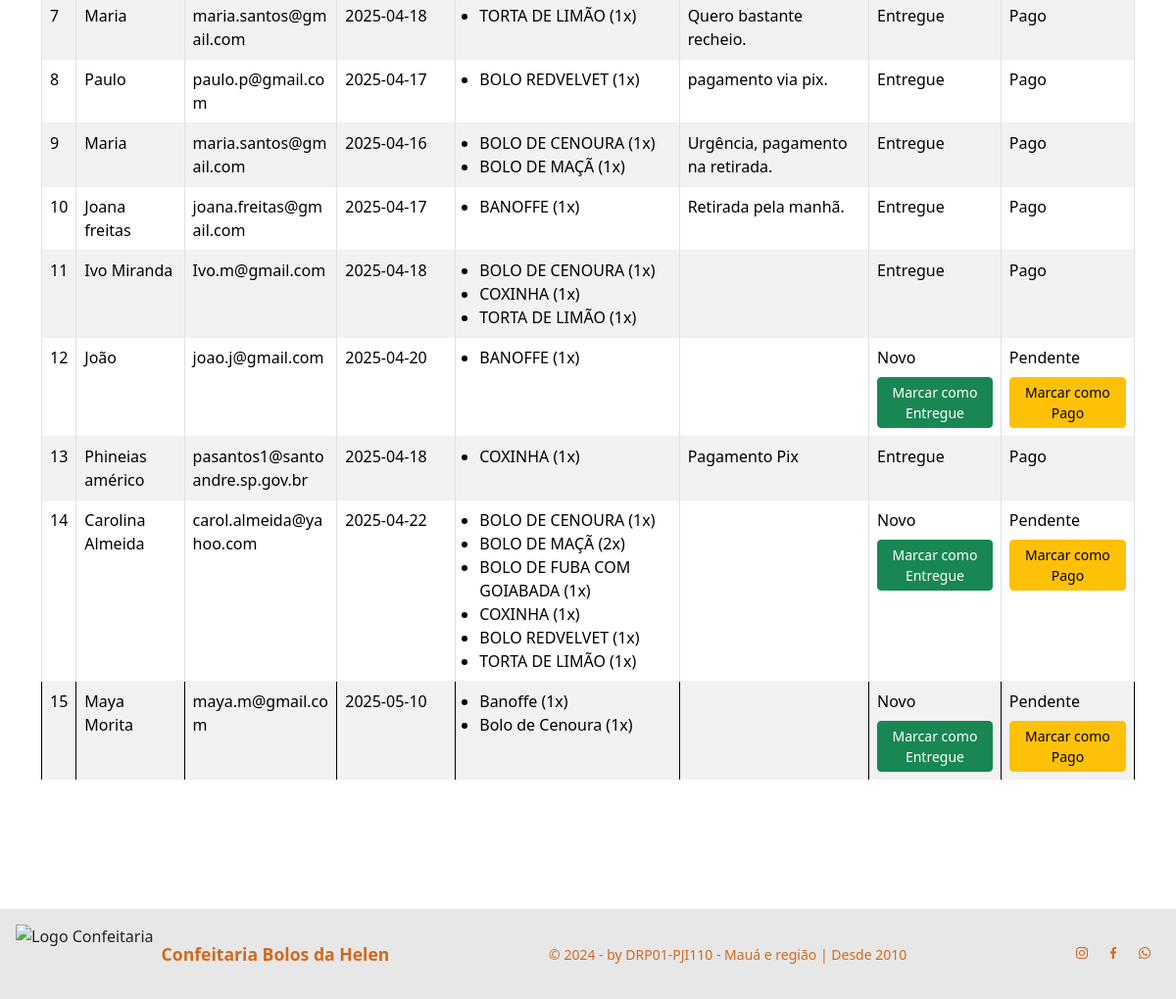
The app's page /admin/pedidos (signed in, lower part), older data.
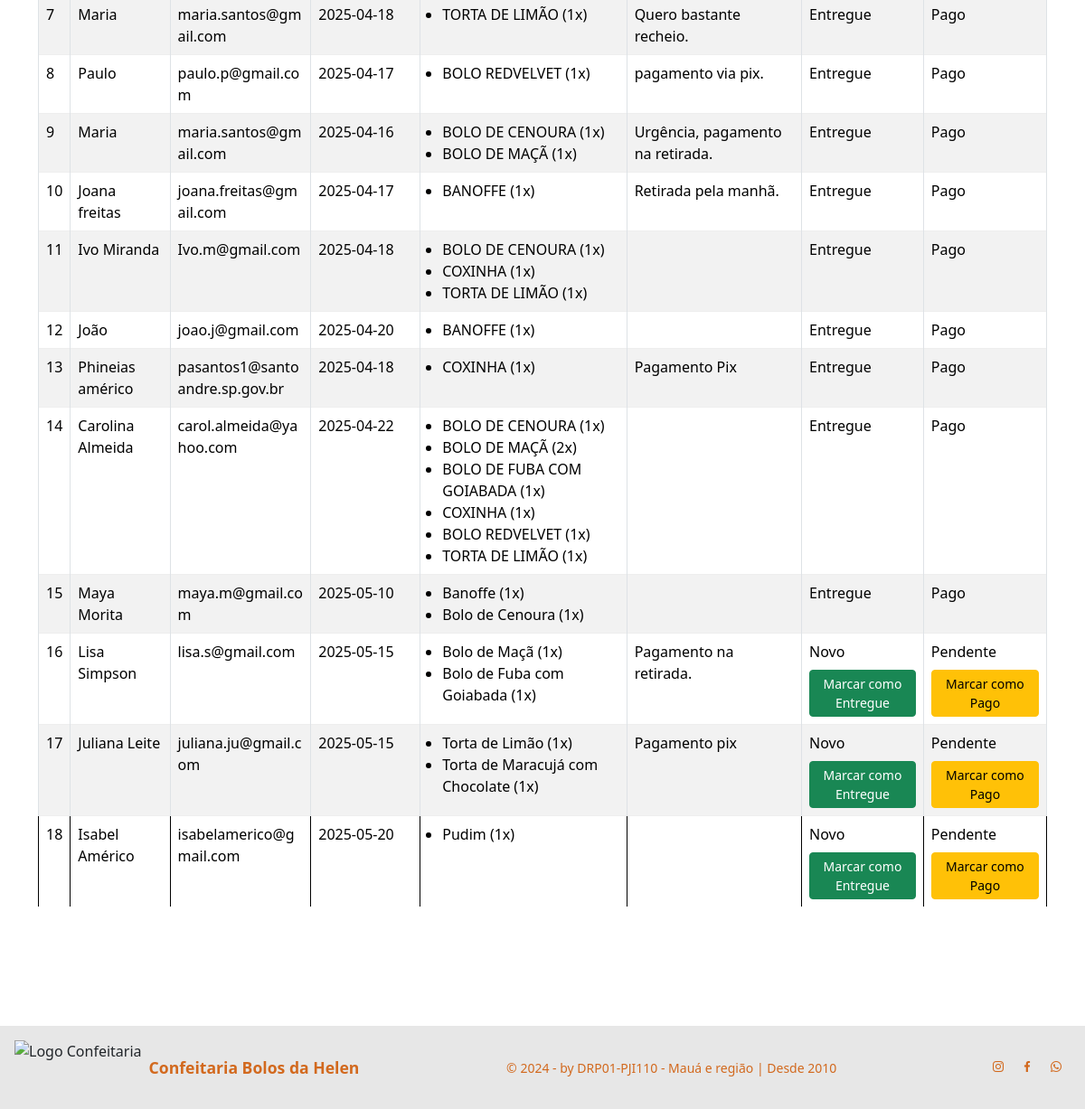
The same page, newer data.
### tables this page shows
CREATE TABLE pedidos (
    id INTEGER PRIMARY KEY AUTOINCREMENT,
    nome TEXT,
    email TEXT,
    data_entrega TEXT,
    observacoes TEXT
, status TEXT DEFAULT 'Novo', pagamento TEXT DEFAULT 'Pendente');

CREATE TABLE itens_pedido (
    id INTEGER PRIMARY KEY AUTOINCREMENT,
    pedido_id INTEGER,
    produto TEXT,
    quantidade INTEGER,
    FOREIGN KEY (pedido_id) REFERENCES pedidos(id)
);

### app.py (the view)
@app.route('/admin/pedidos')
def admin_pedidos():
    if not session.get('logado'):
        return redirect(url_for('login'))
    filtro = request.args.get('filtro')  # Captura filtro da URL
    conn = get_db_connection()
    query = 'SELECT * FROM pedidos'
    params = ()
    if filtro == 'entregues':
        query += ' WHERE status = ?'
        params = ('Entregue',)
    elif filtro == 'pendentes':
        query += ' WHERE pagamento = ?'
        params = ('Pendente',)
    elif filtro == 'pagos':
        query += ' WHERE pagamento = ?'
        params = ('Pago',)
    pedidos = conn.execute(query, params).fetchall()
    lista_pedidos = []
    for pedido in pedidos:
        itens = conn.execute('SELECT produto, quantidade FROM itens_pedido WHERE pedido_id = ?', (pedido['id'],)).fetchall()
        pedido_completo = {
            'id': pedido['id'],
            'nome': pedido['nome'],
            'email': pedido['email'],
            'data_entrega': pedido['data_entrega'],
            'observacoes': pedido['observacoes'],
            'status': pedido['status'],
            'pagamento': pedido['pagamento'],
            'itens': itens  # <-- Lista de produtos
        }
        lista_pedidos.append(pedido_completo)
    conn.close()
    return render_template('admin.html', pedidos=lista_pedidos)

### app.py (called while the page is built)
def get_db_connection():
    conn = sqlite3.connect('banco.db')
    conn.row_factory = sqlite3.Row
    return conn

### templates/admin.html (shortened to what this page needs)
{% extends 'base.html' %}
{% block content %}
<div class="container mt-5">
    <div class="table-responsive">
        <table class="table table-bordered table-striped mt-4" style="background-color: #d2691e;">
            <tbody>
                {% for pedido in pedidos %}
                <tr>
                    <td>{{ pedido.id }}</td>
                    <td>{{ pedido.nome }}</td>
                    <td class="text-break">{{ pedido.email }}</td>
                    <td>{{ pedido.data_entrega }}</td>
                    <td>
                        <ul class="mb-0 ps-3">
                            {% for item in pedido.itens %}
                            <li>{{ item['produto'] }} ({{ item['quantidade'] }}x)</li>
                            {% endfor %}
                        </ul>
                    </td>
                    <td class="text-break">{{ pedido.observacoes }}</td>
                    <td>
                        {{ pedido.status }}
                        {% if pedido.status != 'Entregue' %}
                        <form action="{{ url_for('marcar_como_entregue', id=pedido.id) }}" method="POST" class="mt-2">
                            <button type="submit" class="btn btn-success btn-sm">Marcar como Entregue</button>
                        </form>
                        {% endif %}
                    </td>
                    <td>
                        {{ pedido.pagamento }}
                        {% if pedido.pagamento != 'Pago' %}
                        <form action="{{ url_for('marcar_como_pago', id=pedido.id) }}" method="POST" class="mt-2">
                            <button type="submit" class="btn btn-warning btn-sm">Marcar como Pago</button>
                        </form>
                        {% endif %}
                    </td>
                </tr>
                {% endfor %}
            </tbody>
        </table>
    </div>
</div>
{% endblock %}

Row changes from the older to the newer data that the page shows:
changed pedidos "João": status "Novo" → "Entregue"; pagamento "Pendente" → "Pago"; no longer shows "Marcar como Entregue"; no longer shows "Marcar como Pago"
changed pedidos "Carolina Almeida": status "Novo" → "Entregue"; pagamento "Pendente" → "Pago"; no longer shows "Marcar como Entregue"; no longer shows "Marcar como Pago"
changed pedidos "Maya Morita": status "Novo" → "Entregue"; pagamento "Pendente" → "Pago"; no longer shows "Marcar como Entregue"; no longer shows "Marcar como Pago"
added pedidos: id "16", nome "Lisa Simpson", email "lisa.s@gmail.com", data_entrega "2025-05-15", observacoes "Pagamento na retirada.", status "Novo", pagamento "Pendente"
added itens_pedido: produto "Bolo de Maçã", quantidade "1", shown under "16"
added itens_pedido: produto "Bolo de Fuba com Goiabada", quantidade "1", shown under "16"
added pedidos: id "17", nome "Juliana Leite", email "juliana.ju@gmail.com", data_entrega "2025-05-15", observacoes "Pagamento pix", status "Novo", pagamento "Pendente"
added itens_pedido: produto "Torta de Limão", quantidade "1", shown under "17"
added itens_pedido: produto "Torta de Maracujá com Chocolate", quantidade "1", shown under "17"
added pedidos: id "18", nome "Isabel Américo", email "isabelamerico@gmail.com", data_entrega "2025-05-20", status "Novo", pagamento "Pendente"
added itens_pedido: produto "Pudim", quantidade "1", shown under "18"
